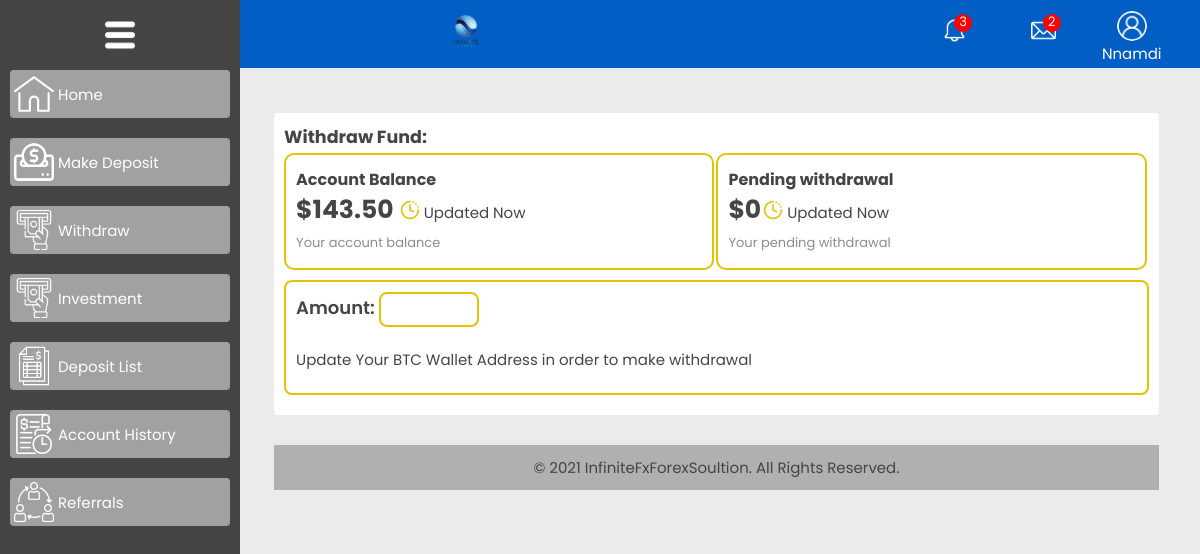
The app's page /withdraw/ (signed in), older data.
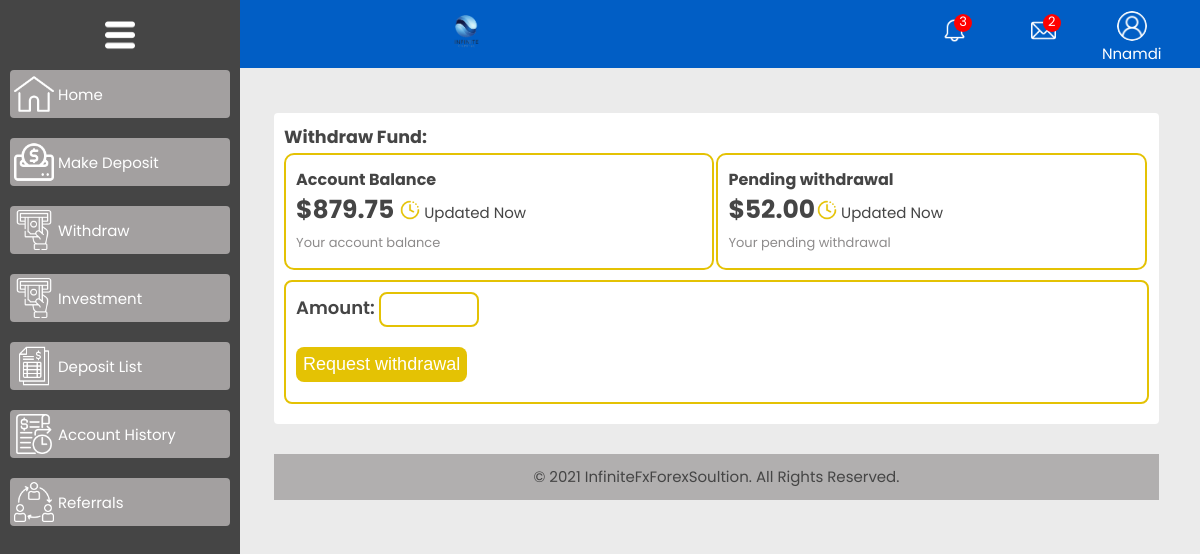
The same page, newer data.
### accounts/models.py (models this page shows, shortened)
class User(AbstractBaseUser, PermissionsMixin):
  CLIENT = 'client'
  AGENT = 'agent'
  MANAGER = 'manager'
  ROLES_CHOICES = (
    (CLIENT, 'client'),
    (AGENT, 'agent'),
    (MANAGER, 'manager'),
  )
  id = models.UUIDField(primary_key=True, default=uuid.uuid4,editable=False)
  first_name    = models.CharField(max_length=50)
  last_name     = models.CharField(max_length=50)
  username      = models.CharField(max_length=50, unique=True)
  email         = models.EmailField(unique=True)
  account_balance =models.DecimalField(max_digits=10, decimal_places=2, default=0.00)
  phone_number  = models.CharField(max_length=50)
  profile_image         = models.ImageField(blank=True, null=True, upload_to='images/users/')
  role          = models.CharField(max_length=30, choices=ROLES_CHOICES, default=CLIENT)
  country       = models.CharField(max_length=50)
  btc_wallet   = models.CharField(max_length=300, blank=True)
  referral = models.ForeignKey(Referral, on_delete=models.SET_NULL, null=True, blank=True)
  referral_link = models.OneToOneField(ReferralLink, on_delete=models.SET_NULL, null=True, blank=True,  related_name='user_referral_link')
  agree_to_terms_and_condition = models.BooleanField(default=False)
  total_earned_commission = models.DecimalField(max_digits=10, decimal_places=2, default=0)
  earning = models.DecimalField(max_digits=10, decimal_places=2, default=0)
  pending_commission = models.DecimalField(max_digits=10, decimal_places=2, default=0)
  date_joined   = models.DateTimeField(auto_now_add=True)
  last_login    = models.DateTimeField(auto_now_add=True)
  is_admin      = models.BooleanField(default=False)
  is_staff      = models.BooleanField(default=False)
  is_active     = models.BooleanField(default=True)
  is_superuser = models.BooleanField(default=False)
  USERNAME_FIELD = 'email'
  REQUIRED_FIELDS = ['username', 'first_name', 'last_name']
  objects = MyAccountManager()
  class Meta:
    verbose_name = 'User'
    verbose_name_plural = 'Users'
    app_label = 'accounts'

### accounts/views.py (the view)
# urls.py: path('withdraw/', views.withdraw, name='withdraw'),
@login_required(login_url = 'login')
def withdraw(request):
  user_id = request.user.id
  pending_withdraw = 0
  if request.method == 'POST':
    amount = Decimal(request.POST['w-amount'])
    user = User.objects.get(id=user_id)
    if user.account_balance >= amount :
      user.account_balance -= amount
      user.save()
      make_withdraw = Withdraw.objects.create(
        user = request.user,
        amount = amount,
      )
      make_withdraw.save()
      messages.success(request, 'Pending Approval')
      return redirect('withdraw')
    else:
      messages.error(request, 'Insufficient Fund')
      return redirect('withdraw')
  else:
    withdraw_details = Withdraw.objects.filter(user=request.user,status= 'pending')
    for item in withdraw_details:
      pending_withdraw += item.amount
    data = {
      'pending_withdraw':pending_withdraw,
    }
    return render(request, 'accounts/dashboardpages/withdraw.html', data)

### accounts/context_processors.py (called while the page is built)
def userprofile_context(request):
  if request.user.is_authenticated:
    try:
      userprofile = User.objects.get(id=request.user.id)
      return {'userprofile': userprofile}
    except ObjectDoesNotExist:
      pass
  return {}

### templates/accounts/dashboardpages/withdraw.html (shortened to what this page needs)
{% extends 'accounts/dashboardpages/dashbase.html' %}
{% load static %}
{% block content %}
<div class="withdraw-conatiner">
  <h3>Withdraw Fund:</h3>
  <div class="acc-detail">
    <div class="acc-balance">
      <p class="acc-title">Account Balance</p>
      <p class="acc-amount"><span>${{ userprofile.account_balance }}</span> <img src="{% static 'assets/image/dashboard/timer.png' %}"> Updated Now</p>
      <p class="acc-info">Your account balance</p>
    </div>
    <div class="acc-balance">
      <p class="acc-title">Pending withdrawal</p>
      <p class="acc-amount"><span>${{pending_withdraw}}</span><img src="{% static 'assets/image/dashboard/timer.png' %}"> Updated Now</p>
      <p class="acc-info">Your pending withdrawal</p>
    </div>
  </div>
  <div class="withdrawal-detail">
    <form action="{% url 'withdraw' %}" method="POST">
      {% if userprofile.account_balance >= 50 %}
      <label for="w-amount">Amount:</label>
      <input type="number" name="w-amount" id="w-amount" class="w-amount" min="50" max="{{ userprofile.account_balance }}">
      <div class="acc-btn">
          {% if userprofile.btc_wallet %}
          <button type="submit" class="w-btn">Request withdrawal</button>
          {% else %}
          <p>Update Your BTC Wallet Address in order to make withdrawal</p>
          {% endif %}
      </div>
      {% else %}
            <p>Insufficient Fund</p>
        {% endif %}
    </form>
  </div>
</div>
{% endblock %}

### templates/accounts/dashboardpages/dashheader.html (shortened to what this page needs)
{% load static %}
<div class="side-menu">
  <div class="menu" id="menu">
    <img src="{% static 'assets/image/dashboard/menu-button-of-three-horizontal-lines.png' %}" class="dashboard-icon-menu" alt="Menu">
  </div>
  <div class="side-menu-items-container">
    <div class="side-menu-items">
      <a href="{% url 'dashboard' %}">
        <img src="{% static 'assets/image/dashboard/home.png' %}" class="side-menu-icon">
        <span class="side-menu-span">Home</span>
      </a>
    </div>
    <div class="side-menu-items">
      <a href="{% url 'deposite' %}">
        <img src="{% static 'assets/image/dashboard/deposit.png' %}" class="side-menu-icon">
        <span class="side-menu-span">Make Deposit</span>
      </a>
    </div>
    <div class="side-menu-items">
      <a href="{% url 'withdraw' %}">
        <img src="{% static 'assets/image/dashboard/withdrawal.png' %}" class="side-menu-icon">
        <span class="side-menu-span">Withdraw</span>
      </a>
    </div>
    <div class="side-menu-items">
      <a href="{% url 'investment' %}">
        <img src="{% static 'assets/image/dashboard/withdrawal.png' %}" class="side-menu-icon">
        <span class="side-menu-span">Investment</span>
      </a>
    </div>
    <div class="side-menu-items">
      <a href="{% url 'deposit_list' %}">
        <img src="{% static 'assets/image/dashboard/deposite-list.png' %}" class="side-menu-icon">
        <span class="side-menu-span">Deposit List</span>
      </a>
    </div>
    <div class="side-menu-items">
      <a href="{% url 'account_history' %}">
        <img src="{% static 'assets/image/dashboard/bank-account.png' %}" class="side-menu-icon">
        <span class="side-menu-span">Account History</span>
      </a>
    </div>
    <div class="side-menu-items">
      <a href="{% url 'referral' %}">
        <img src="{% static 'assets/image/dashboard/referral.png' %}" class="side-menu-icon">
        <span class="side-menu-span">Referrals</span>
      </a>
    </div>
  </div>
</div>
<header class="header">
  <nav>
    <div class="logo" id="logo">
      <a href="{% url 'index' %}"><img src="{% static 'assets/image/logo.png' %}"class="dashboard-logo"  alt="logo"></a>
    </div>
    <div class="profile-message" id="profile-image">
      <a href="#"><img src="{% static 'assets/image/dashboard/bell.png' %}" class="dashboard-icon mess" alt="Message">
        <p class="count">3</p>
      </a>
    </div>
    <div class="profile-message" id="profile-image">
      <a href="#"><img src="{% static 'assets/image/dashboard/email.png' %}" class="dashboard-icon mess" alt="Message">
        <p class="count">2</p>
      </a>
    </div>
    <div class="profile-image" id="profile-image">
      <a class="prof-link">
        {% if userprofile.profile_image %}
          <img src="{{ userprofile.profile_image.url }}" class="dashboard-icon profi" alt="profile Image" class="profile-img">
        {% else %}
          <img src="{% static 'assets/image/dashboard/user.png' %}" class="dashboard-icon profi" alt="profile Image" class="profile-img">
        {% endif %}
        <p>{{ userprofile.first_name }}</p>
      </a>
    </div>
  </nav>
</header>

Row changes from the older to the newer data that the page shows:
changed User "Nnamdi": account_balance "143.50" → "879.75"
Text that changed along with them:
{{ pending_withdraw }}: "0" → "52.00"
text no longer shown: "Update Your BTC Wallet Address in order to make withdrawal"
text now shown: "Request withdrawal"
